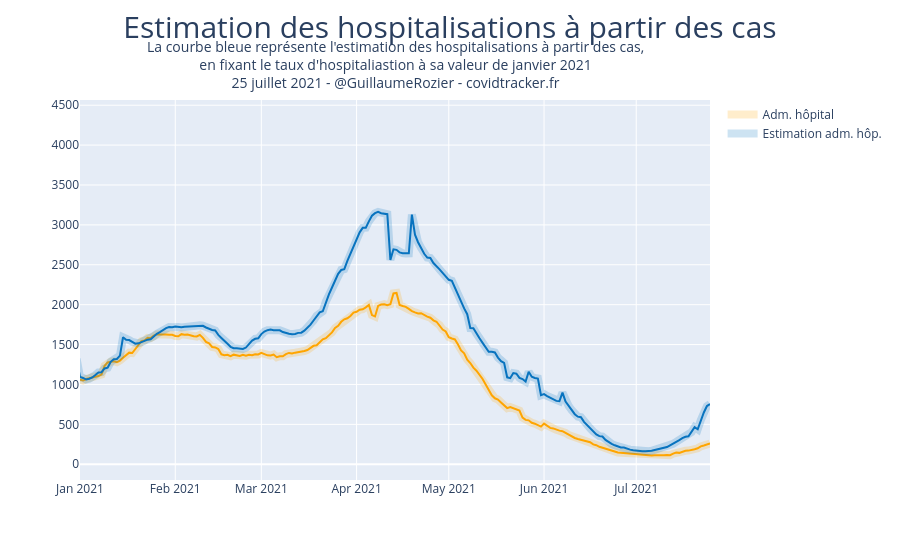

Notebook code cell kept with this figure:
### Code cell
y1 = df.incid_hosp.rolling(window=7).mean().shift()
y2 = df.P.rolling(window=7).mean().shift(7)*0.09

fig = go.Figure()
fig.add_trace(go.Scatter(
    x=df.jour,
    y=y1,
    line_width=8,
    opacity=0.2,
    name="Adm. hôpital",
    marker_color='orange',
    #fillcolor="rgba(8, 115, 191, 0.3)",
    ))
fig.add_trace(go.Scatter(
    x=df.jour,
    y=y1,
    line_width=2,
    opacity=1,
    showlegend=False,
    marker_color='orange',
    #fillcolor="rgba(8, 115, 191, 0.3)",
    ))
fig.add_trace(go.Scatter(
    x=df.jour,
    y=y2,
    line_width=8,
    opacity=0.2,
    name="Estimation adm. hôp.",
    marker_color='rgb(8, 115, 191)',
    #fillcolor="rgba(8, 115, 191, 0.3)",
    ))
fig.add_trace(go.Scatter(
    x=df.jour,
    y=y2,
    line_width=2,
    opacity=1,
    showlegend=False,
    marker_color='rgb(8, 115, 191)',
    #fillcolor="rgba(8, 115, 191, 0.3)",
    ))
fig.update_xaxes(range=["2021-01-01", df.jour.max()])
fig.update_yaxes()
fig.update_layout(
    title={
                        'text': "Estimation des hospitalisations à partir des cas",
                        'y':0.97,
                        'x':0.5,
                        'xanchor': 'center',
                        'yanchor': 'top'},
    titlefont = dict(
                    size=30),
    annotations = [
                        dict(
                            x=0.5,
                            y=1.17,
                            xref='paper',
                            yref='paper',
                            font=dict(size=14),
                            text="La courbe bleue représente l'estimation des hospitalisations à partir des cas,<br>en fixant le taux d'hospitaliastion à sa valeur de janvier 2021<br>{} - @GuillaumeRozier - covidtracker.fr".format(datetime.strptime(df.jour.max(), '%Y-%m-%d').strftime('%d %B %Y')),#'Date : {}. Source : Santé publique France. Auteur : GRZ - covidtracker.fr.'.format(),                    showarrow = False
                            showarrow=False
                        ),
                        ]
)

#name_fig = "cas_hospitalisations_ratio"
#fig.write_image(PATH + "images/charts/france/{}.jpeg".format(name_fig), scale=2, width=900, height=600)
#plotly.offline.plot(fig, filename = PATH + 'images/html_exports/france/{}.html'.format(name_fig), auto_open=False)

### Figure 1 — Plotly figure (JSON) as saved in the notebook; plotly's stock layout.template omitted (floating-point values rounded to 4 significant figures; data arrays with more than 128 entries replaced by an {"elided": "..."} marker saying what was removed)
{"data": [{"line": {"width": 8}, "marker": {"color": "orange"}, "name": "Adm. hôpital", "opacity": 0.2, "type": "scatter", "x": {"elided": "439 str values"}, "y": {"elided": "439 float values"}}, {"line": {"width": 2}, "marker": {"color": "orange"}, "opacity": 1, "showlegend": false, "type": "scatter", "x": {"elided": "439 str values"}, "y": {"elided": "439 float values"}}, {"line": {"width": 8}, "marker": {"color": "rgb(8, 115, 191)"}, "name": "Estimation adm. hôp.", "opacity": 0.2, "type": "scatter", "x": {"elided": "439 str values"}, "y": {"elided": "439 float values"}}, {"line": {"width": 2}, "marker": {"color": "rgb(8, 115, 191)"}, "opacity": 1, "showlegend": false, "type": "scatter", "x": {"elided": "439 str values"}, "y": {"elided": "439 float values"}}], "layout": {"annotations": [{"font": {"size": 14}, "showarrow": false, "text": "La courbe bleue représente l'estimation des hospitalisations à partir des cas,<br>en fixant le taux d'hospitaliastion à sa valeur de janvier 2021<br>25 juillet 2021 - @GuillaumeRozier - covidtracker.fr", "x": 0.5, "xref": "paper", "y": 1.17, "yref": "paper"}], "title": {"font": {"size": 30}, "text": "Estimation des hospitalisations à partir des cas", "x": 0.5, "xanchor": "center", "y": 0.97, "yanchor": "top"}, "xaxis": {"range": ["2021-01-01", "2021-07-25"]}}}
